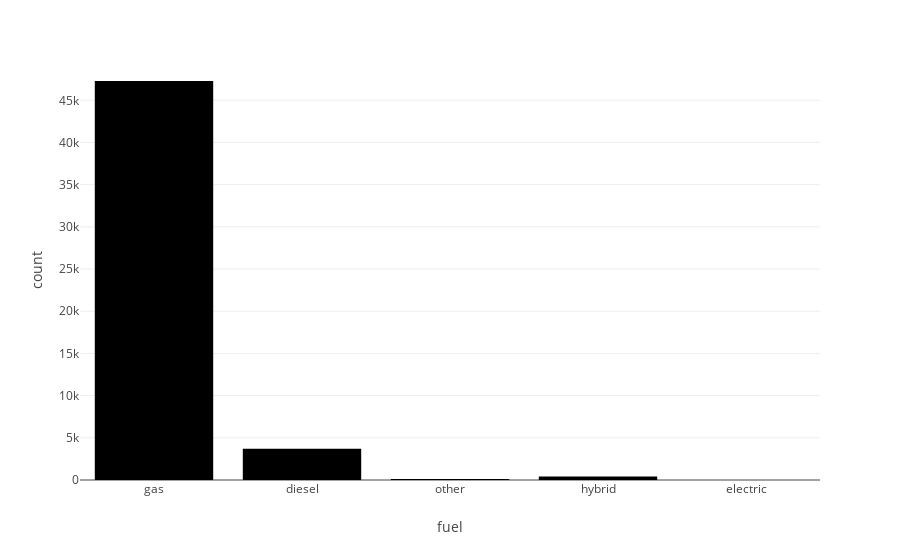

Here is the notebook cell this chart was saved with:
### Code cell
import pandas as pd
import plotly.express as px
import streamlit as st

df = pd.read_csv('vehicles_us.csv')
fig = px.histogram(df, x="fuel")  # crear un histograma
fig.show()  # crear gráfico de dispersión

### Figure 1 — Plotly figure (JSON) as saved in the notebook; plotly's stock layout.template omitted (floating-point values rounded to 4 significant figures; data arrays with more than 128 entries replaced by an {"elided": "..."} marker saying what was removed)
{"data": [{"bingroup": "x", "hovertemplate": "fuel=%{x}<br>count=%{y}<extra></extra>", "legendgroup": "", "marker": {"color": "#000001", "pattern": {"shape": ""}}, "name": "", "orientation": "v", "showlegend": false, "type": "histogram", "x": {"elided": "51525 str values"}, "xaxis": "x", "yaxis": "y"}], "layout": {"barmode": "relative", "legend": {"tracegroupgap": 0}, "margin": {"t": 60}, "xaxis": {"anchor": "y", "domain": [0, 1], "title": {"text": "fuel"}}, "yaxis": {"anchor": "x", "domain": [0, 1], "title": {"text": "count"}}}}
